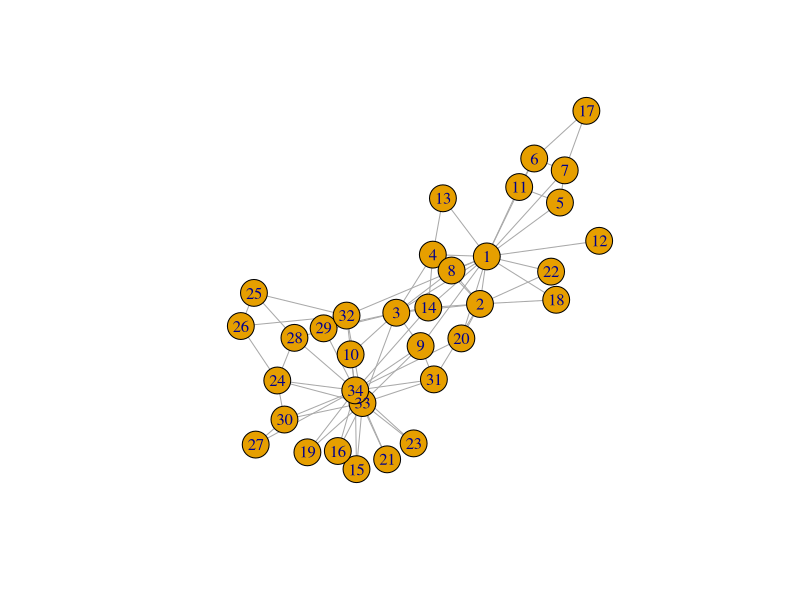
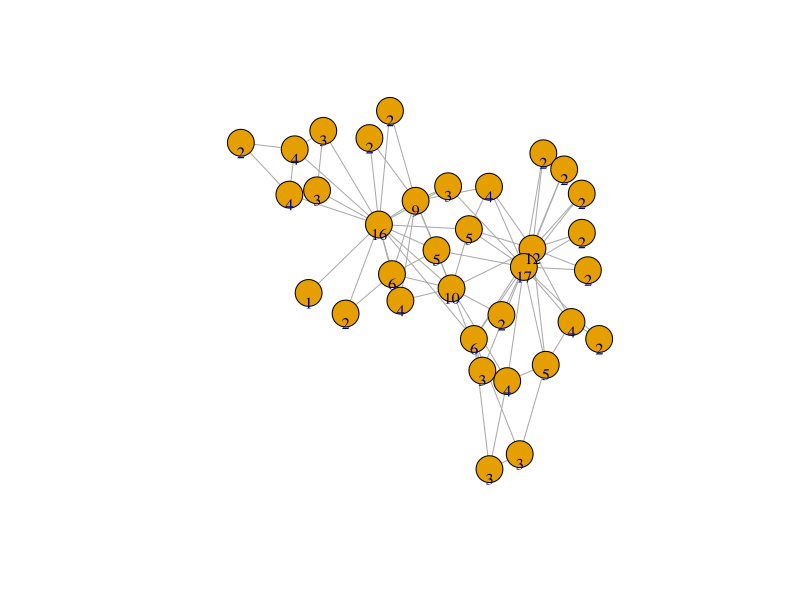

Generate these figures, in order, with R:
####
# graph base
####

library(igraph)

# Le célèbre club de Karate, voir bit.ly/1MWKkDW
karate <- make_graph("Zachary")

plot(karate)

# Centralité de degré
kcd = degree(karate)
V(karate)$label <- paste(sep = "\n", V(karate)$name, kcd)

plot(karate)